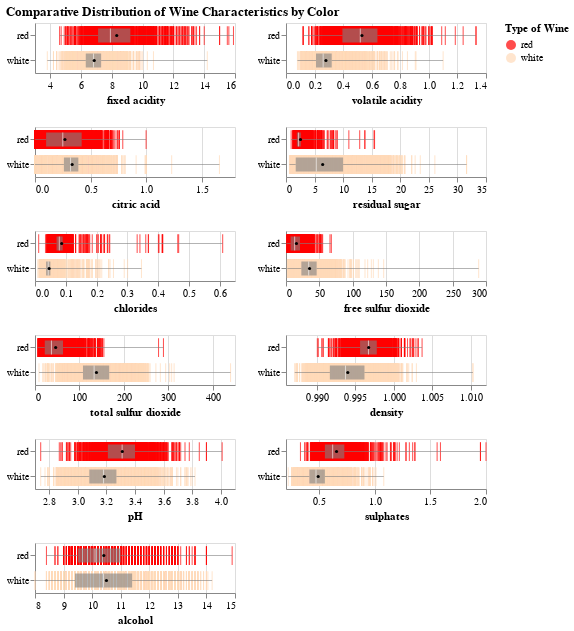

Notebook cell for this chart:
### Markdown cell above
The first step of EDA is to generate some histograms to visualize the effects of all numerical variables to the type of wines. By comparing these distributions side by side, we can pinpoint which features exhibit significant variations across the two categories, thereby informing feature selection for predictive modeling. Such visual tools are invaluable as they facilitate an intuitive understanding of complex data relationships, highlight potential factors that could influence the wine's classification, and guide subsequent analytical steps in the data science workflow.

### Code cell
from layered_distri_plot import layered_distri_plot

distribution_plot = layered_distri_plot(wine_train)

distribution_plot.save('../results/figures/comparative_distribution.png')
distribution_plot

### Figure 1 — Vega-Lite specification as saved in the notebook (floating-point values rounded to 4 significant figures; data arrays with more than 128 entries replaced by an {"elided": "..."} marker saying what was removed)
{"config": {"view": {"continuousWidth": 300, "continuousHeight": 300}}, "repeat": ["fixed acidity", "volatile acidity", "citric acid", "residual sugar", "chlorides", "free sulfur dioxide", "total sulfur dioxide", "density", "pH", "sulphates", "alcohol"], "spec": {"layer": [{"mark": {"type": "tick"}, "encoding": {"color": {"field": "color", "legend": {"title": "Type of Wine"}, "scale": {"domain": ["red", "white"], "range": ["red", "peachpuff"]}, "type": "nominal"}, "x": {"field": {"repeat": "repeat"}, "scale": {"zero": false}, "type": "quantitative"}, "y": {"field": "color", "title": "", "type": "nominal"}}}, {"mark": {"type": "boxplot", "color": "grey", "extent": "min-max", "opacity": 0.6}, "encoding": {"x": {"field": {"repeat": "repeat"}, "type": "quantitative"}, "y": {"field": "color", "title": "", "type": "nominal"}}}, {"mark": {"type": "point", "color": "black", "filled": true, "size": 10}, "encoding": {"x": {"aggregate": "mean", "field": {"repeat": "repeat"}, "type": "quantitative"}, "y": {"field": "color", "title": "", "type": "nominal"}}}], "data": {"name": "data-4fe1101311068090c53f42377170ceb5"}, "height": 50, "width": 200}, "columns": 2, "title": "Comparative Distribution of Wine Characteristics by Color", "$schema": "https://vega.github.io/schema/vega-lite/v5.15.1.json", "datasets": {"data-4fe1101311068090c53f42377170ceb5": {"elided": "4547 records"}}}
